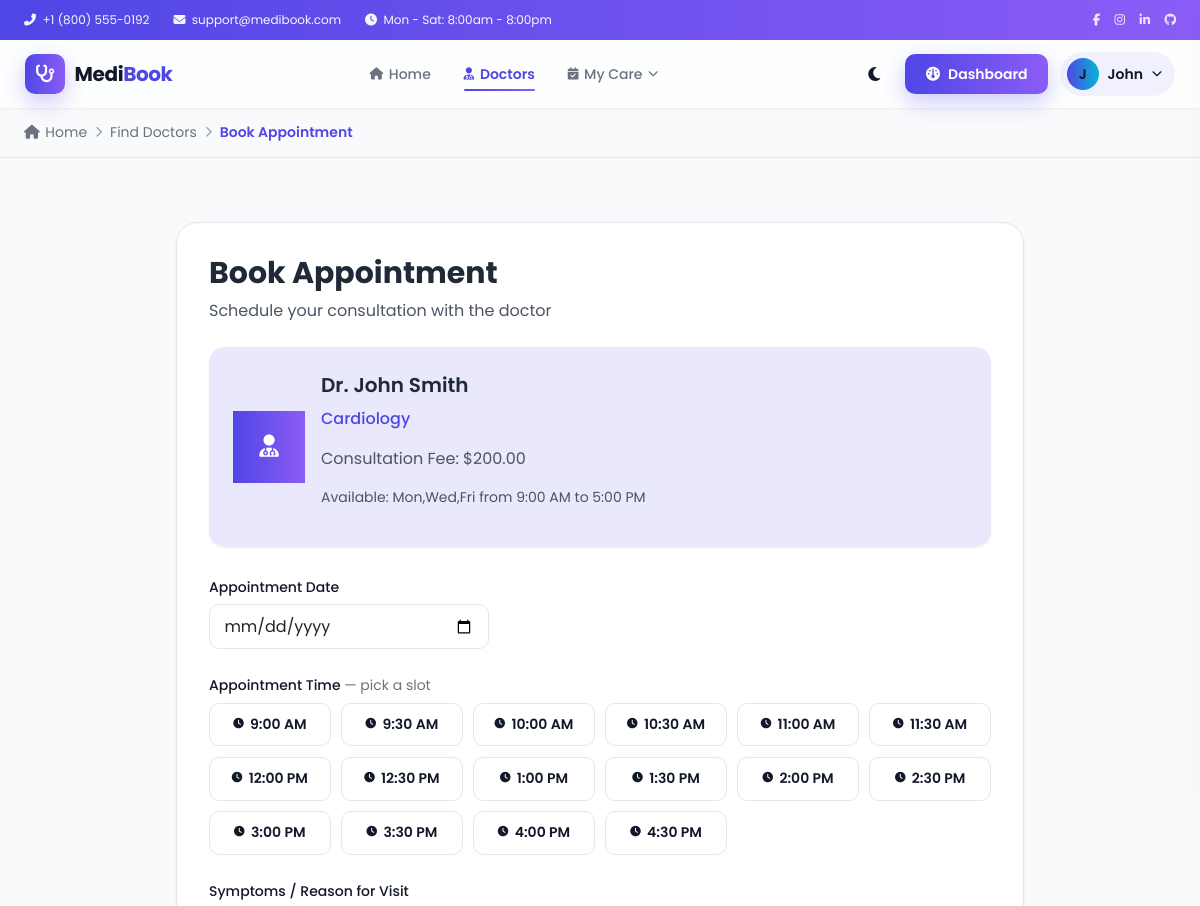
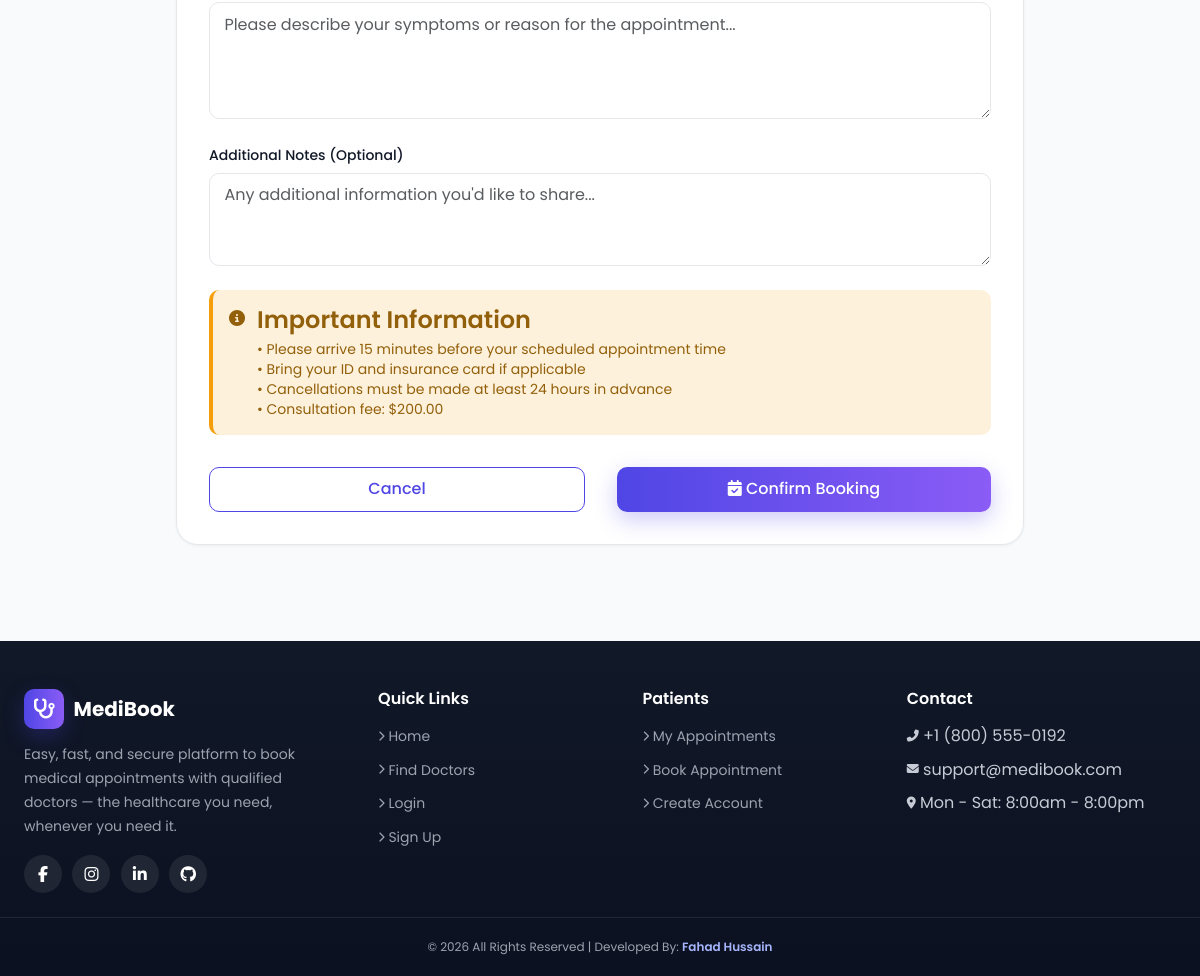
Screenshot of /book_appointment.php?doctor_id=1 (signed in) with the database file from the repository (2 pictures, top to bottom).
### tables this page shows
CREATE TABLE `doctors` (
  `id` int(11) NOT NULL,
  `user_id` int(11) DEFAULT NULL,
  `specialty_id` int(11) DEFAULT NULL,
  `qualification` text DEFAULT NULL,
  `experience_years` int(11) DEFAULT NULL,
  `consultation_fee` decimal(10,2) DEFAULT NULL,
  `bio` text DEFAULT NULL,
  `available_days` varchar(50) DEFAULT NULL,
  `available_time_start` time DEFAULT NULL,
  `available_time_end` time DEFAULT NULL,
  `status` enum('active','inactive') DEFAULT 'active',
  `created_at` timestamp NOT NULL DEFAULT current_timestamp()
);

CREATE TABLE `users` (
  `id` int(11) NOT NULL,
  `first_name` varchar(50) NOT NULL,
  `last_name` varchar(50) NOT NULL,
  `email` varchar(100) NOT NULL,
  `password` varchar(255) NOT NULL,
  `phone` varchar(20) DEFAULT NULL,
  `date_of_birth` date DEFAULT NULL,
  `address` text DEFAULT NULL,
  `role` enum('patient','admin','doctor') DEFAULT 'patient',
  `created_at` timestamp NOT NULL DEFAULT current_timestamp(),
  `updated_at` timestamp NOT NULL DEFAULT current_timestamp() ON UPDATE current_timestamp()
);

CREATE TABLE `specialties` (
  `id` int(11) NOT NULL,
  `name` varchar(100) NOT NULL,
  `description` text DEFAULT NULL,
  `icon` varchar(50) DEFAULT NULL,
  `created_at` timestamp NOT NULL DEFAULT current_timestamp()
);

### book_appointment.php (the view, shortened to what this page needs)
<?php
require_once 'includes/config.php';
$doctor_id = $_GET['doctor_id'] ?? '';
$stmt = $pdo->prepare("
    SELECT d.*, u.first_name, u.last_name, u.email, s.name as specialty_name
    FROM doctors d
    JOIN users u ON d.user_id = u.id
    JOIN specialties s ON d.specialty_id = s.id
    WHERE d.id = ? AND d.status = 'active'
");
$stmt->execute([$doctor_id]);
$doctor = $stmt->fetch(PDO::FETCH_ASSOC);
$available_times = [];
$start = strtotime($doctor['available_time_start']);
$end = strtotime($doctor['available_time_end']);
while ($start < $end) {
    $available_times[] = date('H:i:s', $start);
    $start += 1800;
}
?>
<?php
require 'includes/header.php';
?>
    <div class="max-w-4xl mx-auto px-4 py-8">
        <div class="card card-hover-lift fade-in-up" style="border-radius:var(--radius-xl); padding:2rem;">
            <h1 class="text-3xl font-bold text-gray-800 mb-2">Book Appointment</h1>
            <p class="text-gray-600 mb-4">Schedule your consultation with the doctor</p>
            <div class="surface-panel" style="background:var(--color-primary-tint); border:none; padding:1.5rem; margin-bottom:1.75rem;">
                <div class="flex items-center space-x-4">
                    <div class="avatar-circle-lg" style="background:var(--gradient-primary); display:flex; align-items:center; justify-content:center;">
                        <i class="fas fa-user-md" style="color:#fff; font-size:1.4rem;"></i>
                    </div>
                    <div>
                        <h3 class="text-xl font-semibold text-gray-800">
                            Dr. <?php echo htmlspecialchars($doctor['first_name'] . ' ' . $doctor['last_name']); ?>
                        </h3>
                        <p class="font-medium" style="color:var(--color-primary);"><?php echo htmlspecialchars($doctor['specialty_name']); ?></p>
                        <p class="text-gray-600">Consultation Fee: $<?php echo htmlspecialchars($doctor['consultation_fee']); ?></p>
                        <p class="text-gray-600 text-sm">Available: <?php echo htmlspecialchars($doctor['available_days']); ?> from
                            <?php echo date('g:i A', strtotime($doctor['available_time_start'])); ?> to
                            <?php echo date('g:i A', strtotime($doctor['available_time_end'])); ?>
                        </p>
                    </div>
                </div>
            </div>
            <form method="POST">
                <div class="mb-4">
                    <label class="form-label">Appointment Date</label>
                    <input type="date" name="appointment_date" required
                           min="<?php echo date('Y-m-d'); ?>"
                           class="form-control" style="max-width:280px;">
                </div>
                <div class="mb-4">
                    <label class="form-label">Appointment Time <span class="text-gray-500" style="font-weight:400;">— pick a slot</span></label>
                    <?php if (empty($available_times)): ?>
                        <div class="empty-state" style="padding:1.5rem;"><i class="fas fa-clock"></i><p class="mb-0">No time slots configured for this doctor.</p></div>
                    <?php else: ?>
                        <div class="slot-grid" role="radiogroup" aria-label="Appointment time">
                            <?php foreach ($available_times as $i => $time): ?>
                                <label class="slot-pill">
                                    <span><i class="fas fa-clock fa-xs"></i> <?php echo date('g:i A', strtotime($time)); ?></span>
                                </label>
                            <?php endforeach; ?>
                        </div>
                    <?php endif; ?>
                </div>
                <div class="mb-4">
                    <label class="form-label">Symptoms / Reason for Visit</label>
                    <textarea name="symptoms" rows="4" required
                              placeholder="Please describe your symptoms or reason for the appointment..."
                              class="form-control"></textarea>
                </div>
                <div class="mb-4">
                    <label class="form-label">Additional Notes (Optional)</label>
                    <textarea name="notes" rows="3"
                              placeholder="Any additional information you'd like to share..."
                              class="form-control"></textarea>
                </div>
                <div class="alert alert-warning mb-4" style="border-left-color: var(--color-warning);">
                    <div class="flex items-start space-x-3">
                        <i class="fas fa-info-circle mt-1"></i>
                        <div>
                            <h4 class="font-semibold" style="margin-bottom:.25rem;">Important Information</h4>
                            <p class="text-sm mb-0">
                                • Please arrive 15 minutes before your scheduled appointment time<br>
                                • Bring your ID and insurance card if applicable<br>
                                • Cancellations must be made at least 24 hours in advance<br>
                                • Consultation fee: $<?php echo htmlspecialchars($doctor['consultation_fee']); ?>
                            </p>
                        </div>
                    </div>
                </div>
                <div class="flex space-x-4 pt-2" style="display:flex; gap:1rem; flex-wrap:wrap;">
                    <a href="doctors.php" class="btn btn-outline-primary" style="flex:1; min-width:140px; text-align:center;">
                        Cancel
                    </a>
                    <button type="submit" class="btn btn-primary" style="flex:1; min-width:140px;">
                        <i class="fas fa-calendar-check"></i> Confirm Booking
                    </button>
                </div>
            </form>
        </div>
    </div>
<?php require 'includes/footer.php'; ?>

### assets/css/variables.css (style rules this page uses)
:root { --color-primary: #4F46E5; --color-primary-rgb: 79, 70, 229; --color-secondary: #06B6D4; --color-secondary-rgb: 6, 182, 212; --color-success: #10B981; --color-success-rgb: 16, 185, 129; --color-warning: #F59E0B; --color-warning-rgb: 245, 158, 11; --color-danger: #EF4444; --color-danger-rgb: 239, 68, 68; --color-purple: #8B5CF6; --color-purple-rgb: 139, 92, 246; --color-pink: #EC4899; --color-pink-rgb: 236, 72, 153; --color-orange: #F97316; --color-orange-rgb: 249, 115, 22; --color-bg: #F5F7FB; --color-surface: #FFFFFF; --color-border: #E5E7EB; --color-text: #111827; --color-text-muted: #6B7280; --color-text-soft: #9CA3AF; --color-primary-tint: rgba(var(--color-primary-rgb), .12); --color-secondary-tint: rgba(var(--color-secondary-rgb), .12); --color-success-tint: rgba(var(--color-success-rgb), .12); --color-warning-tint: rgba(var(--color-warning-rgb), .14); --color-danger-tint: rgba(var(--color-danger-rgb), .12); --color-purple-tint: rgba(var(--color-purple-rgb), .12); --color-pink-tint: rgba(var(--color-pink-rgb), .12); --color-orange-tint: rgba(var(--color-orange-rgb), .12); --gradient-primary: linear-gradient(90deg, var(--color-primary), var(--color-purple)); --gradient-cool: linear-gradient(90deg, var(--color-primary), var(--color-secondary)); --gradient-warm: linear-gradient(90deg, var(--color-pink), var(--color-orange)); --font-base: 'Poppins', -apple-system, BlinkMacSystemFont, 'Segoe UI', sans-serif; --fs-xs: .75rem; --fs-sm: .875rem; --fs-base: 1rem; --fs-lg: 1.125rem; --fs-xl: 1.25rem; --fs-2xl: 1.5rem; --fs-3xl: 1.875rem; --fs-4xl: 2.25rem; --space-1: 0.25rem; --space-2: 0.5rem; --space-3: 0.75rem; --space-4: 1rem; --space-5: 1.5rem; --space-6: 2rem; --space-8: 3rem; --radius-sm: 6px; --radius-md: 10px; --radius-lg: 16px; --radius-xl: 22px; --radius-pill: 999px; --shadow-sm: 0 1px 3px rgba(17, 24, 39, .06); --shadow-md: 0 6px 20px rgba(17, 24, 39, .08); --shadow-lg: 0 14px 34px rgba(17, 24, 39, .12); --shadow-primary: 0 8px 22px rgba(var(--color-primary-rgb), .28); --transition-fast: 150ms ease; --transition-base: 220ms ease; --transition-slow: 400ms ease; }

### assets/css/custom.css (style rules this page uses)
body { font-family: var(--font-base); color: var(--color-text); }
h1, h2, h3, h4, h5, h6 { font-family: var(--font-base); font-weight: 600; }
* { scrollbar-width: thin; scrollbar-color: rgba(var(--color-primary-rgb), .35) var(--color-bg); }
.btn { font-family: var(--font-base); font-weight: 500; border-radius: var(--radius-md); padding: .6rem 1.25rem; transition: transform var(--transition-fast), box-shadow var(--transition-fast), filter var(--transition-fast); }
.btn-primary { background: var(--gradient-primary); border: none; box-shadow: var(--shadow-primary); }
.btn-outline-primary { color: var(--color-primary); border-color: var(--color-primary); }
.card { border: 1px solid var(--color-border); border-radius: var(--radius-lg); box-shadow: var(--shadow-sm); transition: box-shadow var(--transition-base), transform var(--transition-base); }
.form-control, .form-select { border-radius: var(--radius-md); border-color: var(--color-border); padding: .6rem .9rem; transition: border-color var(--transition-fast), box-shadow var(--transition-fast); }
.form-label { font-weight: 500; font-size: var(--fs-sm); color: var(--color-text); margin-bottom: .4rem; }
.alert { border: none; border-radius: var(--radius-md); border-left: 4px solid transparent; }
.alert-warning { background: var(--color-warning-tint); border-left-color: var(--color-warning); color: #92600a; }
.surface-panel { background: var(--color-surface); border: 1px solid var(--color-border); border-radius: var(--radius-lg); box-shadow: var(--shadow-sm); }
.avatar-circle-lg { width: 72px; height: 72px; }
.slot-grid { display: grid; grid-template-columns: repeat(auto-fill, minmax(112px, 1fr)); gap: .65rem; }
.slot-pill { position: relative; }
.slot-pill span { display: flex; align-items: center; justify-content: center; gap: .4rem; padding: .65rem .5rem; border-radius: var(--radius-md); border: 1.5px solid var(--color-border); background: var(--color-surface); font-size: var(--fs-sm); font-weight: 600; color: var(--color-text); transition: border-color var(--transition-fast), background var(--transition-fast), color var(--transition-fast), transform var(--transition-fast); }
html { scroll-behavior: smooth; }
body { animation: fadeIn .35s ease both; }

### assets/css/animations.css (style rules this page uses)
.fade-in-up { animation: fadeInUp var(--transition-slow) ease both; }

### assets/css/layout.css (style rules this page uses)
body { padding-top: 108px; }

### rows the page displays
doctors: user.last_name "John Smith", specialty.name "Cardiology", consultation_fee "200.00", available_days "Mon,Wed,Fri", available_time_start "9:00 AM", available_time_end "5:00 PM"

### other values shown
substr($_SESSION['first_name'] ?? 'U', 0, 1) "J"
$_SESSION['first_name'] "John"
$bc['label'] "Home"
$bc['label'] "Find Doctors"
$bc['label'] "Book Appointment"
date('g:i A', strtotime($time)) "9:00 AM"
date('g:i A', strtotime($time)) "9:30 AM"
date('g:i A', strtotime($time)) "10:00 AM"
date('g:i A', strtotime($time)) "10:30 AM"
date('g:i A', strtotime($time)) "11:00 AM"
date('g:i A', strtotime($time)) "11:30 AM"
date('g:i A', strtotime($time)) "12:00 PM"
date('g:i A', strtotime($time)) "12:30 PM"
date('g:i A', strtotime($time)) "1:00 PM"
date('g:i A', strtotime($time)) "1:30 PM"
